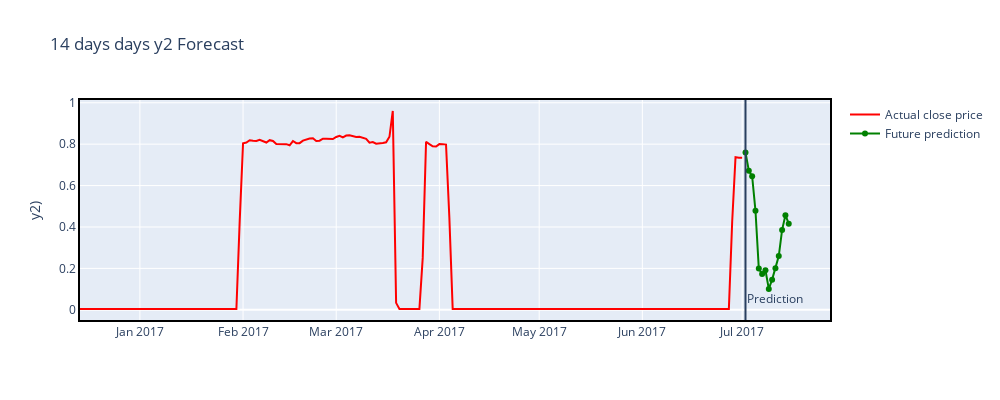

The notebook cell saved with this chart:
### Code cell
fig = go.Figure()
n = output.index[0]

fig.add_trace(go.Scatter(x = data.index[-200:], y = data['y2'][-200:], marker = dict(color ="red"), name = "Actual close price"))
fig.add_trace(go.Scatter(x = output.index, y = output['y2_pred'], marker=dict(color = "green"), name = "Future prediction"))
fig.update_xaxes(showline = True, linewidth = 2, linecolor='black', mirror = True, showspikes = True,)
fig.update_yaxes(showline = True, linewidth = 2, linecolor='black', mirror = True, showspikes = True,)
fig.update_layout(title= "14 days days y2 Forecast", yaxis_title = 'y2)', hovermode = "x", hoverdistance = 100, 
                  # Distance to show hover label of data point 
                  spikedistance = 1000,shapes = [dict( x0 = n, x1 = n, y0 = 0, y1 = 1, xref = 'x', yref = 'paper', line_width = 2)], annotations = [dict(x = n, y = 0.05, xref = 'x', yref = 'paper', showarrow = False, xanchor = 'left', text = 'Prediction')])
                  
fig.update_layout(autosize = False, width = 1000, height = 400,)
fig.show()

### Figure 1 — Plotly figure (JSON) as saved in the notebook; plotly's stock layout.template omitted (floating-point values rounded to 4 significant figures; data arrays with more than 128 entries replaced by an {"elided": "..."} marker saying what was removed)
{"data": [{"marker": {"color": "red"}, "name": "Actual close price", "type": "scatter", "x": {"elided": "200 str values"}, "y": {"elided": "200 float values"}}, {"marker": {"color": "green"}, "name": "Future prediction", "type": "scatter", "x": ["2017-07-02T00:00:00", "2017-07-03T00:00:00", "2017-07-04T00:00:00", "2017-07-05T00:00:00", "2017-07-06T00:00:00", "2017-07-07T00:00:00", "2017-07-08T00:00:00", "2017-07-09T00:00:00", "2017-07-10T00:00:00", "2017-07-11T00:00:00", "2017-07-12T00:00:00", "2017-07-13T00:00:00", "2017-07-14T00:00:00", "2017-07-15T00:00:00"], "y": [0.7599, 0.6718, 0.645, 0.4781, 0.1996, 0.173, 0.191, 0.1009, 0.1457, 0.2011, 0.2597, 0.3859, 0.4568, 0.4161]}], "layout": {"annotations": [{"showarrow": false, "text": "Prediction", "x": "2017-07-02T00:00:00", "xanchor": "left", "xref": "x", "y": 0.05, "yref": "paper"}], "autosize": false, "height": 400, "hoverdistance": 100, "hovermode": "x", "shapes": [{"line": {"width": 2}, "x0": "2017-07-02T00:00:00", "x1": "2017-07-02T00:00:00", "xref": "x", "y0": 0, "y1": 1, "yref": "paper"}], "spikedistance": 1000, "title": {"text": "14 days days y2 Forecast"}, "width": 1000, "xaxis": {"linecolor": "black", "linewidth": 2, "mirror": true, "showline": true, "showspikes": true}, "yaxis": {"linecolor": "black", "linewidth": 2, "mirror": true, "showline": true, "showspikes": true, "title": {"text": "y2)"}}}}
